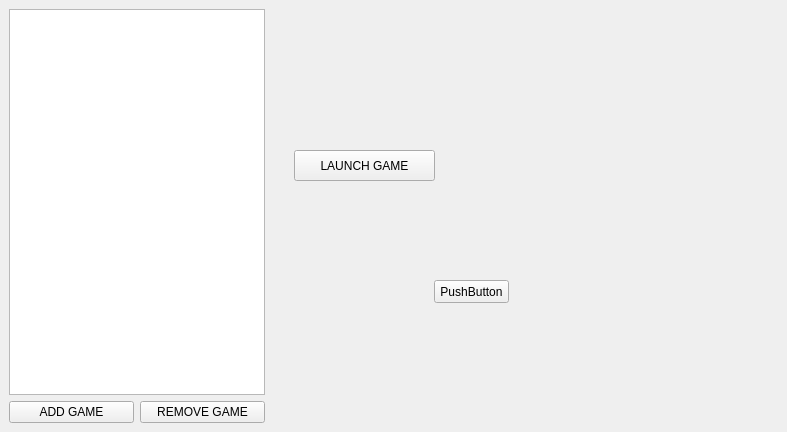
<?xml version="1.0" encoding="UTF-8"?>
<ui version="4.0">
 <class>Library</class>
 <widget class="QWidget" name="Library">
  <property name="geometry">
   <rect>
    <x>0</x>
    <y>0</y>
    <width>787</width>
    <height>432</height>
   </rect>
  </property>
  <property name="sizePolicy">
   <sizepolicy hsizetype="Expanding" vsizetype="Expanding">
    <horstretch>0</horstretch>
    <verstretch>0</verstretch>
   </sizepolicy>
  </property>
  <property name="minimumSize">
   <size>
    <width>0</width>
    <height>0</height>
   </size>
  </property>
  <property name="windowTitle">
   <string>Form</string>
  </property>
  <layout class="QGridLayout" name="gridLayout">
   <property name="leftMargin">
    <number>0</number>
   </property>
   <property name="topMargin">
    <number>0</number>
   </property>
   <property name="rightMargin">
    <number>0</number>
   </property>
   <property name="bottomMargin">
    <number>0</number>
   </property>
   <item row="0" column="0">
    <layout class="QHBoxLayout" name="mainHLayout">
     <property name="spacing">
      <number>0</number>
     </property>
     <property name="sizeConstraint">
      <enum>QLayout::SetDefaultConstraint</enum>
     </property>
     <item>
      <widget class="QWidget" name="leftSidebar" native="true">
       <property name="enabled">
        <bool>true</bool>
       </property>
       <property name="sizePolicy">
        <sizepolicy hsizetype="Expanding" vsizetype="Expanding">
         <horstretch>0</horstretch>
         <verstretch>0</verstretch>
        </sizepolicy>
       </property>
       <property name="minimumSize">
        <size>
         <width>210</width>
         <height>0</height>
        </size>
       </property>
       <property name="styleSheet">
        <string notr="true"/>
       </property>
       <layout class="QVBoxLayout" name="verticalLayout">
        <item>
         <widget class="QListWidget" name="gameListWidget"/>
        </item>
        <item>
         <layout class="QHBoxLayout" name="horizontalLayout">
          <item>
           <widget class="QPushButton" name="addGame">
            <property name="styleSheet">
             <string notr="true"/>
            </property>
            <property name="text">
             <string>ADD GAME</string>
            </property>
            <property name="flat">
             <bool>false</bool>
            </property>
           </widget>
          </item>
          <item>
           <widget class="QPushButton" name="removeGame">
            <property name="text">
             <string>REMOVE GAME</string>
            </property>
           </widget>
          </item>
         </layout>
        </item>
       </layout>
      </widget>
     </item>
     <item>
      <widget class="QWidget" name="content" native="true">
       <property name="sizePolicy">
        <sizepolicy hsizetype="Expanding" vsizetype="Expanding">
         <horstretch>3</horstretch>
         <verstretch>0</verstretch>
        </sizepolicy>
       </property>
       <property name="styleSheet">
        <string notr="true"/>
       </property>
       <widget class="QPushButton" name="testLaunch">
        <property name="geometry">
         <rect>
          <x>20</x>
          <y>150</y>
          <width>141</width>
          <height>31</height>
         </rect>
        </property>
        <property name="text">
         <string>LAUNCH GAME</string>
        </property>
       </widget>
       <widget class="QPushButton" name="pushButton">
        <property name="geometry">
         <rect>
          <x>160</x>
          <y>280</y>
          <width>75</width>
          <height>23</height>
         </rect>
        </property>
        <property name="text">
         <string>PushButton</string>
        </property>
       </widget>
      </widget>
     </item>
    </layout>
   </item>
  </layout>
 </widget>
 <resources/>
 <connections/>
</ui>
